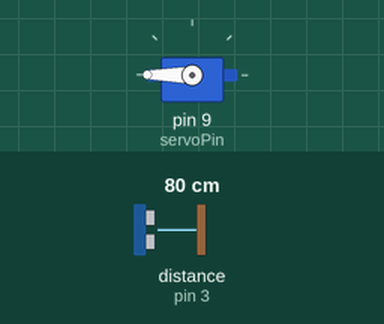
A sketch run on a simulated Arduino Uno, built with avr-gcc and run on an emulated ATmega328P. Shown: servo. Wiring (inferred from the names in the program): ultrasonic range finder: trigger pin 2; echo pin 3. The test bench sets the inputs (shaded band); at power-on: distance to the obstacle (sensor on pin 3) 80 cm. The echo pulse lasts 58.3 µs per cm; what the sketch prints to the serial monitor is not drawn.

Above: at 1.2 s.
1.3 s: distance to the obstacle (sensor on pin 3) set to 2 cm
At 4.16 s:
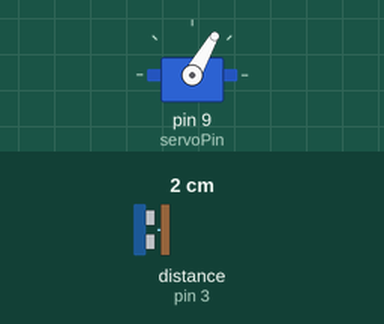
4.3 s: distance to the obstacle (sensor on pin 3) set to 299 cm
At 5.2 s:
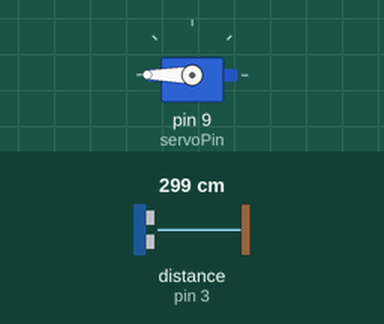
5.8 s: distance to the obstacle (sensor on pin 3) set to 18 cm
At 8.3 s:
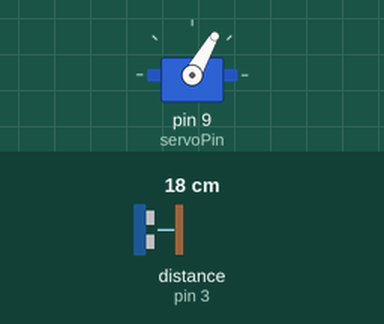
Timing chart, 0 to 9.8 s (numbered marks = the images above; inputs shaded):
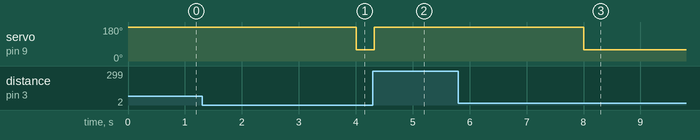

Measured:
- after the input at 1.3 s, servo on pin 9 (servoPin): 180° → 60° after 2.7 s
- after the input at 4.3 s, servo on pin 9 (servoPin): 60° → 180° at once
- after the input at 5.8 s, servo on pin 9 (servoPin): 180° → 60° after 2.2 s

The sketch:

12_submotor.ino
```cpp
#include <Servo.h>

Servo myservo;  // 서보모터 객체 생성

const int trigPin = 2;   // 초음파 센서 Trig 핀
const int echoPin = 3;   // 초음파 센서 Echo 핀
const int servoPin = 9;  // 서보모터 제어 핀

int interval = 3;    // 타임스탬프 시작 시간
int lastMillis = 0;  // 경과 시간

void setup() {
  Serial.begin(9600);
  pinMode(trigPin, OUTPUT);
  pinMode(echoPin, INPUT);
  pinMode(servoPin, OUTPUT);

  myservo.attach(servoPin);  // 서보모터에 연결된 핀 설정
  myservo.write(180);        // 초기에 서보모터를 0도로 설정
}

void loop() {
  long duration, distance;

  // 초음파 센서에 파장을 보냄
  digitalWrite(trigPin, LOW);
  delayMicroseconds(2);
  digitalWrite(trigPin, HIGH);
  delayMicroseconds(10);
  digitalWrite(trigPin, LOW);

  // Echo 핀에서 초음파 수신 시간 측정
  duration = pulseIn(echoPin, HIGH);

  // 거리 계산 (음속 = 343m/s, 2로 나누는 이유는 왕복 거리이므로)
  distance = duration * 0.0343 / 2;

  // 거리를 시리얼 모니터에 출력
  Serial.print("거리: ");
  Serial.print(distance);
  Serial.println(" cm");

  // 거리에 따라 서보모터 제어
  if (distance <= 20) {
    if (millis() / 1000 - lastMillis >= interval) {
      myservo.write(60);
    }
  } else {
    myservo.write(180);
    lastMillis = millis() / 1000;
  }
}
```
